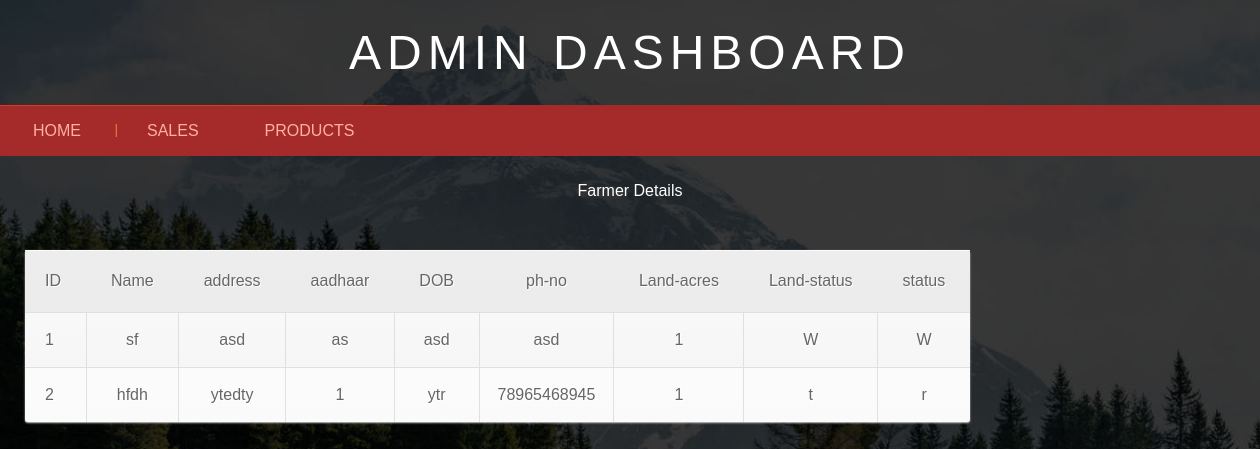
The app's page /admin.php with its own data.
### tables this page shows
CREATE TABLE `tb_farmer` (
  `frm_ID` int(10) NOT NULL,
  `frm_Name` varchar(20) NOT NULL,
  `frm_Address` varchar(50) NOT NULL,
  `frm_Aadhaar` varchar(10) NOT NULL,
  `frm_DOB` varchar(10) NOT NULL,
  `frm_Phone` varchar(20) NOT NULL,
  `frm_Landacres` int(10) NOT NULL,
  `frm_Landstatus` varchar(1) NOT NULL,
  `status` varchar(1) NOT NULL,
  `frm_Username` varchar(30) NOT NULL,
  `frm_Password` varchar(10) NOT NULL
);

### admin.php (the view, shortened to what this page needs)
<html>
<head>
<link href="css/style.css" rel="stylesheet" type="text/css" media="all">
<link href="css/font-awesome.min.css" rel="stylesheet" type="text/css" media="all">
</head>
<body style="background-color:#444040;">
	<div class="header-w3l">
		<h1>Admin Dashboard</h1>
	</div>
	 <div class="navigation">
					<ul class="nav">
						<li>
							<a href="#">HOME</a>
						</li>
						<li  class="test">
							<a href="sale.php">SALES</a>
							</li>
							<li class="test2">
							<a href="FarmerProducts?id=0">PRODUCTS</a>
							</ul>
</div>
<div class="header-w3l">
		<h3 style="color: #ffffff; align-items:left;" >Farmer Details</h3>
	</div>
<div style="width: 100% ; padding:25px;
text-align: left;">
<table cellspacing='0'>
	<thead>
		<tr>
			<th>ID</th>
			<th>Name</th>
			<th>address</th>
			<th>aadhaar</th>
			<th>DOB</th>
			<th>ph-no</th>
			<th>Land-acres</th>
			<th>Land-status</th>
			<th>status</th>
		</tr>
	</thead>
	<tbody>
	<?php
require"connection.php";
 $sqlDetail = " SELECT * FROM  tb_farmer ";
$result = mysqli_query($con,$sqlDetail);
if($result){
	$f = mysqli_num_rows($result);
	for ($i=0; $i < $f ; $i++) {
		$row = mysqli_fetch_row($result);
		if ($i % 2 == 0) {
			echo "<tr class = 'even'>";
		}
		else{
				echo "<tr>";
		}
		echo "<td>$row[0] </td>
			<td>$row[1] </td>
			<td>$row[2] </td>
			<td>$row[3] </td>
			<td>$row[4] </td>
			<td>$row[5] </td>
		    <td>$row[6] </td>
			<td>$row[7] </td>
			<td>$row[8]</td>
			</tr>";
	}
}else{
	echo"Failed".mysqli_error($con);
}
?>
	</table>
	</div>

### css/style.css (style rules this page uses)
html,body,div,span,applet,object,iframe,h1,h2,h3,h4,h5,h6,p,blockquote,pre,a,abbr,acronym,address,big,cite,code,del,dfn,em,img,ins,kbd,q,s,samp,small,strike,strong,sub,sup,tt,var,b,u,i,dl,dt,dd,ol,nav ul,nav li,fieldset,form,label,legend,table,caption,tbody,tfoot,thead,tr,th,td,article,aside,canvas,details,embed,figure,figcaption,footer,header,hgroup,menu,nav,output,ruby,section,summary,time,mark,audio,video { margin:0;padding:0;border:0;font-size:100%;font:inherit;vertical-align:baseline; }
ol,ul { list-style:none;margin:0px;padding:0px; }
table { border-collapse:collapse;border-spacing:0; }
a { text-decoration:none; }
body { background:url('../images/bg.jpg') no-repeat 0% 100% fixed; background-size: cover; font-family: 'Lato', sans-serif; text-align:center; }
.header-w3l { margin: 2% auto; }
.header-w3l h1 { font-size: 3em; letter-spacing: 6px; color: white; font-weight: 400; text-transform: uppercase; }
table { font-family:Arial, Helvetica, sans-serif; color:#666; font-size:12px; text-shadow: 1px 1px 0px #fff; background:#eaebec; margin:20px; border:#ccc 1px solid; -moz-border-radius:3px; -webkit-border-radius:3px; border-radius:3px; -moz-box-shadow: 0 1px 2px #d1d1d1; -webkit-box-shadow: 0 1px 2px #d1d1d1; box-shadow: 0 1px 2px #d1d1d1; }
table th { padding:21px 25px 22px 25px; border-top:1px solid #fafafa; border-bottom:1px solid #e0e0e0; background: #ededed; background: -webkit-gradient(linear, left top, left bottom, from(#ededed), to(#ebebeb)); background: -moz-linear-gradient(top, #ededed, #ebebeb); }
table th:first-child { text-align: left; padding-left:20px; }
table tr:first-child th:first-child { -moz-border-radius-topleft:3px; -webkit-border-top-left-radius:3px; border-top-left-radius:3px; }
table tr:first-child th:last-child { -moz-border-radius-topright:3px; -webkit-border-top-right-radius:3px; border-top-right-radius:3px; }
table tr { text-align: center; padding-left:20px; }
table td:first-child { text-align: left; padding-left:20px; border-left: 0; }
table td { padding:18px; border-top: 1px solid #ffffff; border-bottom:1px solid #e0e0e0; border-left: 1px solid #e0e0e0; background: #fafafa; background: -webkit-gradient(linear, left top, left bottom, from(#fbfbfb), to(#fafafa)); background: -moz-linear-gradient(top, #fbfbfb, #fafafa); }
table tr.even td { background: #f6f6f6; background: -webkit-gradient(linear, left top, left bottom, from(#f8f8f8), to(#f6f6f6)); background: -moz-linear-gradient(top, #f8f8f8, #f6f6f6); }
table tr:last-child td { border-bottom:0; }
table tr:last-child td:first-child { -moz-border-radius-bottomleft:3px; -webkit-border-bottom-left-radius:3px; border-bottom-left-radius:3px; }
table tr:last-child td:last-child { -moz-border-radius-bottomright:3px; -webkit-border-bottom-right-radius:3px; border-bottom-right-radius:3px; }
ol,ul { list-style:none;margin:0;padding:0; }
body { font-family: 'Ubuntu Condensed', sans-serif; background:#aadff2f; }
.navigation { background:#e44f2b; padding:0px 0; position:relative; }
.nav { list-style: none; *zoom: 0; background:#a52a2a; border-bottom:0px solid #a52a2a; }
.nav:before, .nav:after { content: " "; display: table; }
.nav:after { clear: both; }
.nav a { padding:16px 33px; color:#ffb29f; border-top:1px solid #DB3C15; -webkit-transition: all 0.3s ease-in-out; -moz-transition: all 0.3s ease-in-out; -o-transition: all 0.3s ease-in-out; transition: all 0.3s ease-in-out; }
.nav li { position: relative; }
.nav > li { float: left; }
.nav > li:first-child,.nav > li:last-child { background-image:none; }
.nav > li { background-image: url("../images/line-divider.png"); background-repeat: no-repeat; background-position:left; }
.nav > li > a { display: block; }

### admin.php (style rules this page uses)
table,th,td { background-color: #eec6e8; }

### records on screen
tb_farmer: frm_ID "1", frm_Name "sf", frm_Address "asd", frm_Aadhaar "as", frm_DOB "asd", frm_Phone "asd", frm_Landacres "1", frm_Landstatus "W", status "W"
tb_farmer: frm_ID "2", frm_Name "hfdh", frm_Address "ytedty", frm_Aadhaar "1", frm_DOB "ytr", frm_Phone "78965468945", frm_Landacres "1", frm_Landstatus "t", status "r"
